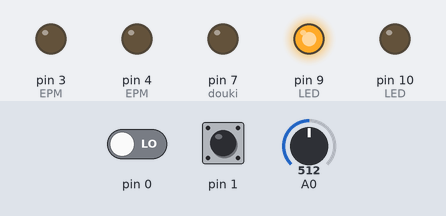
Bench run of a sketch on a simulated Teensy 4. Shown: output pins drawn as LEDs (lit = HIGH). The inputs (shaded band) are chosen by the test bench; at power-on: pin 1 LOW, pin 0 LOW, A0 = 512 (analog values on the 0–1023 scale). Storage starts empty; what the sketch prints to the serial monitor is not drawn.

Above: at 1.2 s.
1.3 s: pin 1 driven HIGH
At 3.6 s:
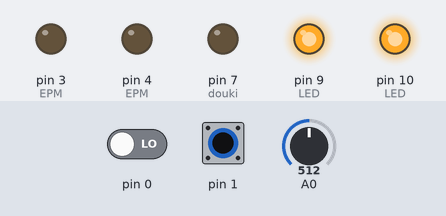
4.3 s: pin 0 driven HIGH
7.3 s: pin 1 pulsed LOW 2 times (0.12 s each, 0.3 s apart)
At 8.0 s:
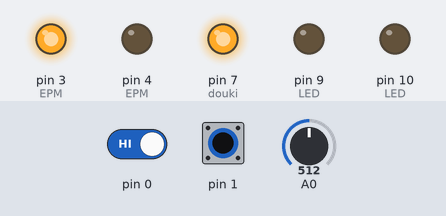
At 11.2 s:
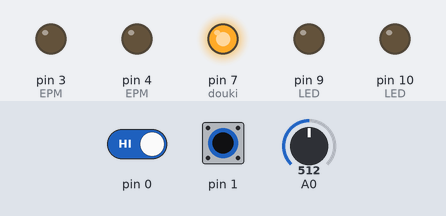
Timing chart, 0 to 53.7 s (numbered marks = the images above; inputs shaded):
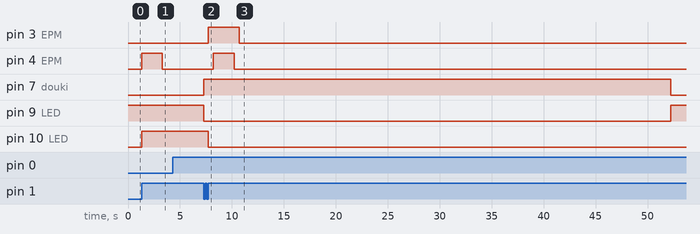

The sketch:

kansei_EPMari.ino
```cpp
#include<SD.h>
const int chipSelect = BUILTIN_SDCARD;
File dataFile;

IntervalTimer myTimer;
int Z;//accel
volatile int sw = LOW;
volatile int  sw_E = LOW;
volatile unsigned long time_prev = 0, time_now;
volatile unsigned long time_prev_E = 0, time_now_E;
volatile char inputchar = 0;
unsigned long time_chat = 20;
const int num = 10000;

float data [num];
volatile unsigned long blinkCount = 0; // use volatile for shared variables
int amari;

void setup() {
  attachInterrupt(0, keisoku, RISING);
  attachInterrupt(1, EPM, RISING);

  analogReadResolution(16);//kaizoudo

  pinMode(3, OUTPUT);  //EPM
  pinMode(4, OUTPUT);  //EPM
  pinMode(9, OUTPUT);  //LED
  pinMode(10, OUTPUT); //LED
  pinMode(7, OUTPUT); //douki

  Serial.begin(9600);
  digitalWriteFast(9, HIGH);


  Serial.print(F("Initializing SD card..."));
  pinMode(SS, OUTPUT);
  if (!SD.begin(chipSelect)) {
    Serial.println(F("Card failed, or not present"));
    // 失敗、何もしない
    while (1);
  }

  Serial.println(F("ok."));
  if (SD.exists("datalog.csv")) {
    SD.remove("datalog.csv");
    Serial.println(F("File exist! Remove File."));
  }
  digitalWriteFast(9, HIGH);
}

void keisoku() {
  time_now = millis(); //現在の割り込み時刻を取得
  if ( time_now - time_prev > time_chat) {
    if ( sw == LOW )
      delay(3000);
    digitalWriteFast(7, HIGH);  //douki_ON
    myTimer.begin(ReadAnalog, 2000);  // 500 Hz

    sw = !sw; //前回の割り込みから20[ms]以上経過ならば、スイッチの状態を切り替え
  }
  time_prev = time_now; //現在の割り込み時刻を前回の割り込み時刻へコピー
}

void logging() {
  for (int m = 0; m < 20; m++) {
    dataFile = SD.open("datalog.csv", FILE_WRITE);
    for (int k = 0; k < 500; k++) {
      delay(2);
      Serial.print("Number = ");
      Serial.print(k + 1 + 500 * m);
      Serial.print(",");
      Serial.println(data[k + 500 * m]);
      dataFile.print(k + 1 + 500 * m);
      dataFile.print(",");
      dataFile.println(data[k + 500 * m]);
    }
    dataFile.close();
  }
  digitalWrite(9, HIGH);
  digitalWriteFast(7, LOW);
}

void ReadAnalog() {
  amari = blinkCount % 500;
  Z = analogRead(A0);
  data [blinkCount] = Z;
  blinkCount++;

  if (amari == 0 ) {
    digitalWriteFast(9, HIGH);
  }
  else {
    digitalWriteFast(9, LOW);
  }
  if (blinkCount >= 10000) {
    myTimer.end();
    Serial.println("Finished");
    logging();
  }
}

int i = 0;

void EPM() {
  time_now_E = millis(); //現在の割り込み時刻を取得
  if ( time_now_E - time_prev_E > time_chat) {
    if ( sw_E == LOW ) //前回の割り込みから20[ms]以上経過かつスイッチの状態がLowならば、LED消点灯を切り替え
      switch (inputchar) {
        case 0:
          digitalWrite(10, HIGH); //LED表示
          Serial.print("EPM ON\n");//EPMをONにする
          digitalWrite(4, HIGH);
          delay(2000);
          digitalWrite(4, LOW);
          inputchar = 1;
          break;

        case 1:
          digitalWrite(10, LOW); //LED表示
          Serial.print("EPM OFF\n");//EPMをOFFにする
          digitalWrite(3, HIGH);
          delay(500);
          digitalWrite(4, HIGH);
          delay(2000);
          digitalWrite(4, LOW);
          delay(500);
          digitalWrite(3, LOW);
          inputchar = 0;
          break;
      }
    sw_E = !sw_E; //前回の割り込みから20[ms]以上経過ならば、スイッチの状態を切り替え
  }
  time_prev_E = time_now_E; //現在の割り込み時刻を前回の割り込み時刻へコピー
}

void loop() {
  delay(1000000);
}
```

Measured:
- after the input at 1.3 s, pin 4 (EPM): LOW → HIGH at once, → LOW 2.0 s later; pin 10 (LED): LOW → HIGH at once
- after the input at 7.3 s, pin 3 (EPM): LOW → HIGH after 0.42 s, → LOW 3.0 s later; pin 4 (EPM): LOW → HIGH after 0.92 s, → LOW 2.0 s later; pin 10 (LED): HIGH → LOW after 0.42 s
